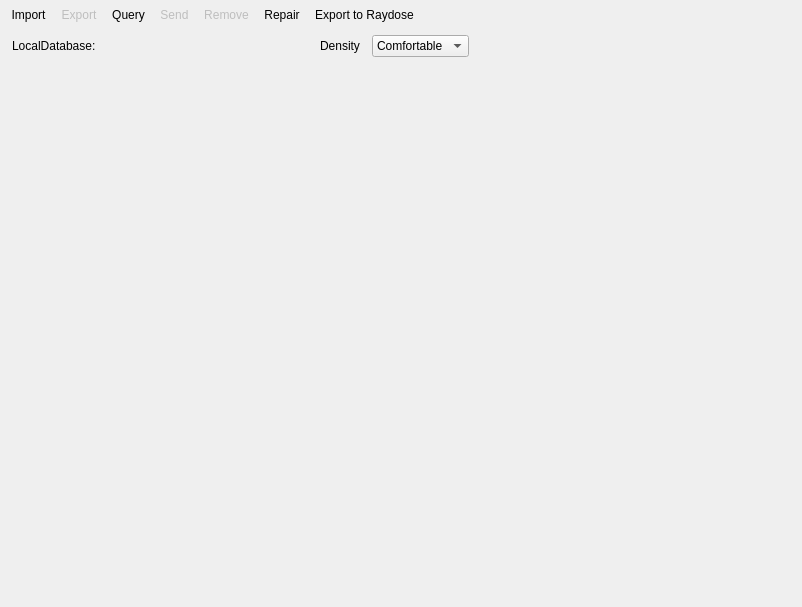
<?xml version="1.0" encoding="UTF-8"?>
<ui version="4.0">
 <class>ctkDICOMBrowser</class>
 <widget class="QWidget" name="ctkDICOMBrowser">
  <property name="geometry">
   <rect>
    <x>0</x>
    <y>0</y>
    <width>802</width>
    <height>607</height>
   </rect>
  </property>
  <property name="sizePolicy">
   <sizepolicy hsizetype="Preferred" vsizetype="Preferred">
    <horstretch>0</horstretch>
    <verstretch>0</verstretch>
   </sizepolicy>
  </property>
  <property name="windowTitle">
   <string>ctkDICOMBrowser</string>
  </property>
  <layout class="QVBoxLayout" name="verticalLayout_2">
   <property name="leftMargin">
    <number>0</number>
   </property>
   <property name="topMargin">
    <number>0</number>
   </property>
   <property name="rightMargin">
    <number>0</number>
   </property>
   <property name="bottomMargin">
    <number>12</number>
   </property>
   <item>
    <widget class="QToolBar" name="ToolBar">
     <property name="windowTitle">
      <string>toolBar</string>
     </property>
     <property name="floatable">
      <bool>true</bool>
     </property>
     <addaction name="ActionImport"/>
     <addaction name="ActionExport"/>
     <addaction name="ActionQuery"/>
     <addaction name="ActionSend"/>
     <addaction name="ActionRemove"/>
     <addaction name="ActionRepair"/>
     <addaction name="ActionRaydose"/>
    </widget>
   </item>
   <item>
    <layout class="QVBoxLayout" name="VerticalLayout">
     <property name="spacing">
      <number>12</number>
     </property>
     <item>
      <layout class="QHBoxLayout" name="TopLayout">
       <property name="leftMargin">
        <number>12</number>
       </property>
       <property name="rightMargin">
        <number>12</number>
       </property>
       <item>
        <widget class="QLabel" name="DatabaseNameLabel">
         <property name="maximumSize">
          <size>
           <width>100</width>
           <height>20</height>
          </size>
         </property>
         <property name="text">
          <string>LocalDatabase:</string>
         </property>
        </widget>
       </item>
       <item>
        <widget class="ctkDirectoryButton" name="DirectoryButton">
         <property name="minimumSize">
          <size>
           <width>200</width>
           <height>20</height>
          </size>
         </property>
        </widget>
       </item>
       <item>
        <widget class="QLabel" name="tablesDensityLabel">
         <property name="maximumSize">
          <size>
           <width>100</width>
           <height>20</height>
          </size>
         </property>
         <property name="text">
          <string>Density</string>
         </property>
        </widget>
       </item>
       <item>
        <widget class="QComboBox" name="tableDensityComboBox">
         <item>
          <property name="text">
           <string>Comfortable</string>
          </property>
         </item>
         <item>
          <property name="text">
           <string>Cozy</string>
          </property>
         </item>
         <item>
          <property name="text">
           <string>Compact</string>
          </property>
         </item>
        </widget>
       </item>
       <item>
        <spacer name="HorizontalSpacer">
         <property name="orientation">
          <enum>Qt::Horizontal</enum>
         </property>
         <property name="sizeHint" stdset="0">
          <size>
           <width>40</width>
           <height>20</height>
          </size>
         </property>
        </spacer>
       </item>
      </layout>
     </item>
    </layout>
   </item>
   <item>
    <layout class="QHBoxLayout" name="QueryLayout" stretch="0">
     <property name="spacing">
      <number>0</number>
     </property>
     <property name="leftMargin">
      <number>0</number>
     </property>
     <property name="rightMargin">
      <number>0</number>
     </property>
     <item>
      <widget class="ctkDICOMTableManager" name="dicomTableManager">
       <property name="dynamicTableLayout">
        <bool>true</bool>
       </property>
       <property name="m_DynamicLayout" stdset="0">
        <bool>true</bool>
       </property>
      </widget>
     </item>
    </layout>
   </item>
  </layout>
  <action name="ActionImport">
   <property name="text">
    <string>Import</string>
   </property>
   <property name="toolTip">
    <string>Import a DICOM file or folder</string>
   </property>
  </action>
  <action name="ActionExport">
   <property name="enabled">
    <bool>false</bool>
   </property>
   <property name="text">
    <string>Export</string>
   </property>
   <property name="toolTip">
    <string>Export selected study/series to a DICOM folder (not yet available)</string>
   </property>
  </action>
  <action name="ActionQuery">
   <property name="text">
    <string>Query</string>
   </property>
   <property name="toolTip">
    <string>Query and Retrieve DICOM studies from a DICOM node</string>
   </property>
  </action>
  <action name="ActionSend">
   <property name="enabled">
    <bool>false</bool>
   </property>
   <property name="text">
    <string>Send</string>
   </property>
   <property name="toolTip">
    <string>Send DICOM Studies to a DICOM node (not yet available)</string>
   </property>
  </action>
  <action name="ActionRemove">
   <property name="enabled">
    <bool>false</bool>
   </property>
   <property name="text">
    <string>Remove</string>
   </property>
   <property name="toolTip">
    <string>Remove selected series, studies, patients from database</string>
   </property>
  </action>
  <action name="ActionRepair">
   <property name="enabled">
    <bool>true</bool>
   </property>
   <property name="text">
    <string>Repair</string>
   </property>
   <property name="toolTip">
    <string>Check whether all the files associated with images in the local Database are available on the disk.</string>
   </property>
  </action>
  <action name="ActionRaydose">
   <property name="text">
    <string>Export to Raydose</string>
   </property>
   <property name="toolTip">
    <string>Export to Raydose for Calculation</string>
   </property>
  </action>
 </widget>
 <customwidgets>
  <customwidget>
   <class>ctkDICOMTableManager</class>
   <extends>QWidget</extends>
   <header>ctkDICOMTableManager.h</header>
   <container>1</container>
  </customwidget>
  <customwidget>
   <class>ctkDirectoryButton</class>
   <extends>QWidget</extends>
   <header>ctkDirectoryButton.h</header>
   <container>1</container>
   <slots>
    <signal>directoryChanged(QString)</signal>
   </slots>
  </customwidget>
 </customwidgets>
 <resources/>
 <connections>
  <connection>
   <sender>ActionImport</sender>
   <signal>triggered(bool)</signal>
   <receiver>ctkDICOMBrowser</receiver>
   <slot>openImportDialog()</slot>
   <hints>
    <hint type="sourcelabel">
     <x>-1</x>
     <y>-1</y>
    </hint>
    <hint type="destinationlabel">
     <x>319</x>
     <y>239</y>
    </hint>
   </hints>
  </connection>
  <connection>
   <sender>ActionExport</sender>
   <signal>triggered(bool)</signal>
   <receiver>ctkDICOMBrowser</receiver>
   <slot>openExportDialog()</slot>
   <hints>
    <hint type="sourcelabel">
     <x>-1</x>
     <y>-1</y>
    </hint>
    <hint type="destinationlabel">
     <x>319</x>
     <y>239</y>
    </hint>
   </hints>
  </connection>
  <connection>
   <sender>ActionQuery</sender>
   <signal>triggered(bool)</signal>
   <receiver>ctkDICOMBrowser</receiver>
   <slot>openQueryDialog()</slot>
   <hints>
    <hint type="sourcelabel">
     <x>-1</x>
     <y>-1</y>
    </hint>
    <hint type="destinationlabel">
     <x>319</x>
     <y>239</y>
    </hint>
   </hints>
  </connection>
  <connection>
   <sender>ActionRemove</sender>
   <signal>triggered()</signal>
   <receiver>ctkDICOMBrowser</receiver>
   <slot>onRemoveAction()</slot>
   <hints>
    <hint type="sourcelabel">
     <x>-1</x>
     <y>-1</y>
    </hint>
    <hint type="destinationlabel">
     <x>391</x>
     <y>303</y>
    </hint>
   </hints>
  </connection>
  <connection>
   <sender>ActionRepair</sender>
   <signal>triggered()</signal>
   <receiver>ctkDICOMBrowser</receiver>
   <slot>onRepairAction()</slot>
   <hints>
    <hint type="sourcelabel">
     <x>-1</x>
     <y>-1</y>
    </hint>
    <hint type="destinationlabel">
     <x>400</x>
     <y>303</y>
    </hint>
   </hints>
  </connection>
  <connection>
   <sender>ActionRaydose</sender>
   <signal>triggered()</signal>
   <receiver>ctkDICOMBrowser</receiver>
   <slot>exportToRaydose()</slot>
   <hints>
    <hint type="sourcelabel">
     <x>-1</x>
     <y>-1</y>
    </hint>
    <hint type="destinationlabel">
     <x>400</x>
     <y>303</y>
    </hint>
   </hints>
  </connection>
 </connections>
 <slots>
  <slot>openImportDialog()</slot>
  <slot>openExportDialog()</slot>
  <slot>openQueryDialog()</slot>
  <slot>onDatabaseDirectoryChaged(QString)</slot>
  <slot>onNextImage()</slot>
  <slot>onPreviousImage()</slot>
  <slot>onNextSeries()</slot>
  <slot>onPreviousSeries()</slot>
  <slot>onNextStudy()</slot>
  <slot>onPreviousStudy()</slot>
  <slot>onAutoPlayCheckboxStateChanged(int)</slot>
  <slot>onThumbnailWidthSliderValueChanged(int)</slot>
  <slot>onRemoveAction()</slot>
  <slot>exportToRaydose()</slot>
 </slots>
</ui>
